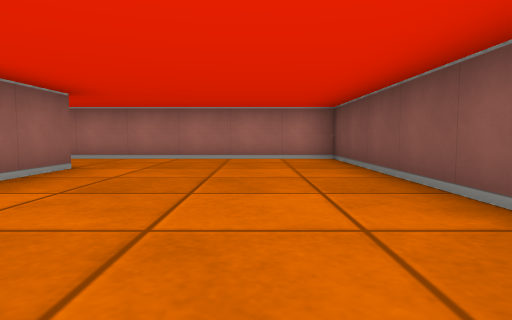
view 1 (above)

16 first-person views from a walk through a cub3D level. The camera is about half as high as the walls, tilts 4° down and sees 75° across. The floor is counted in squares. Each view is taken from the middle of a square. On the plan, view 1 faces up. The plan holds only what a view shows up to about 9 squares ahead; the rest is blank.

view 2
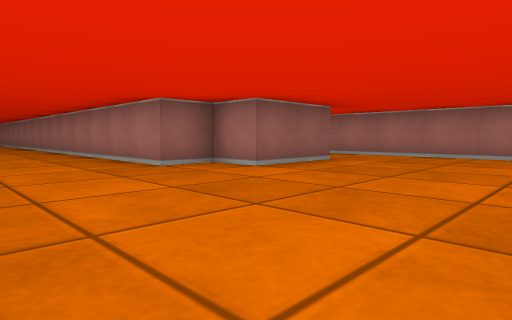

view 3
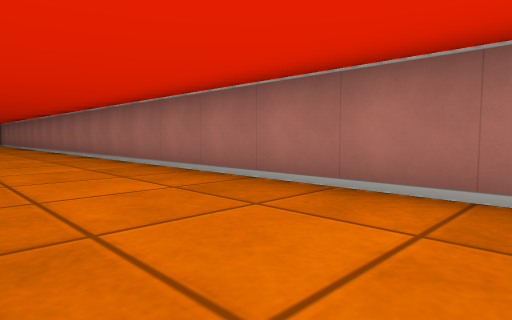

view 4
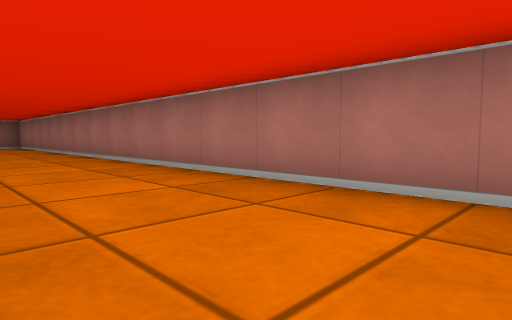

view 5
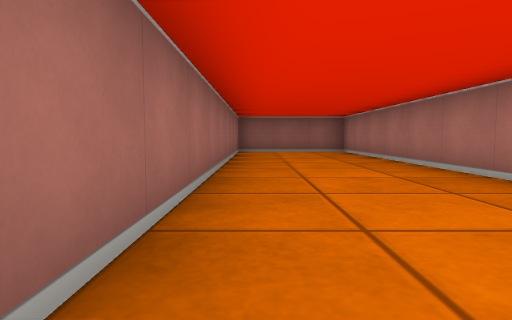

view 6
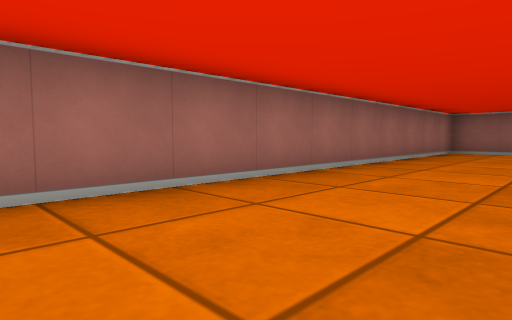

view 7
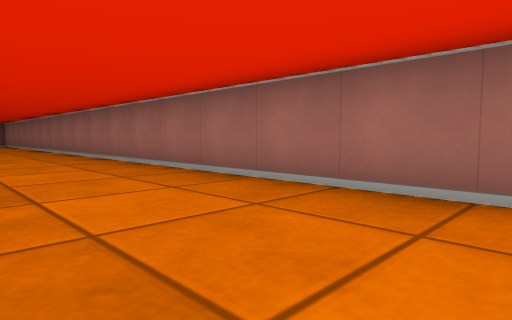

view 8
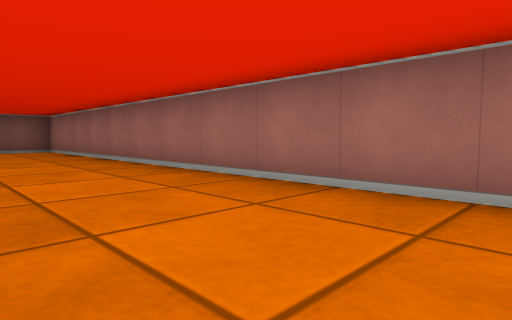

view 9
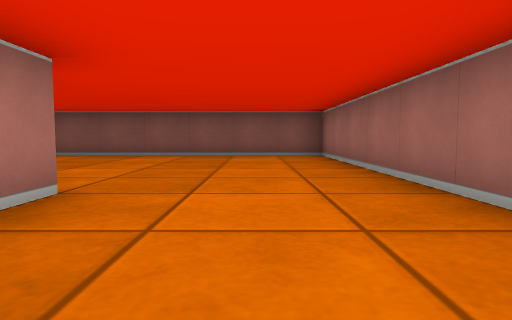

view 10
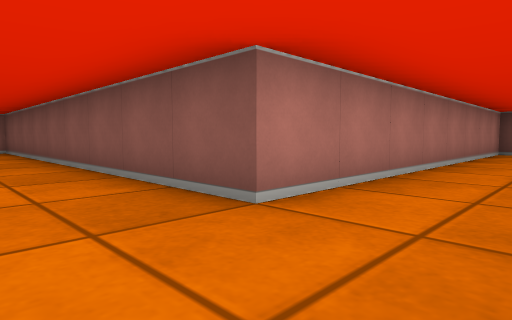

view 11
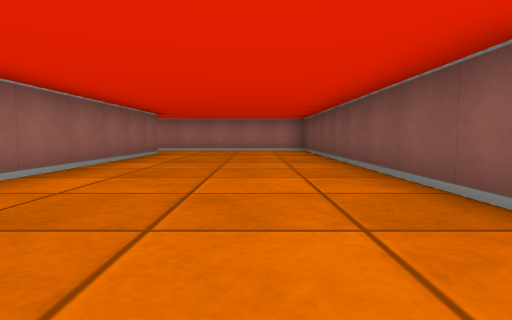

view 12
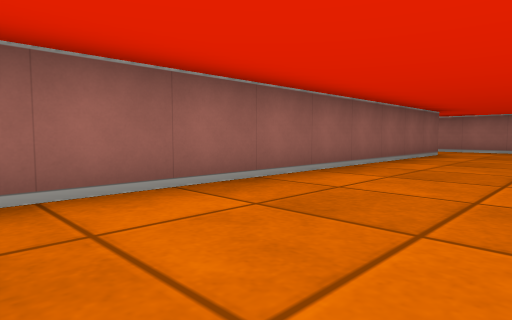

view 13
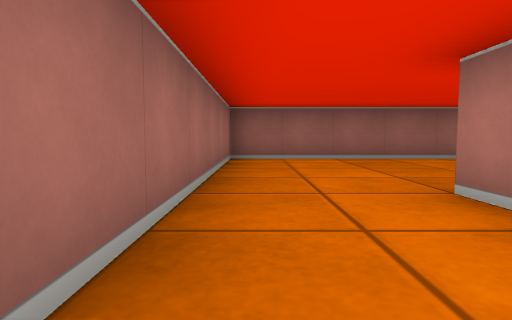

view 14
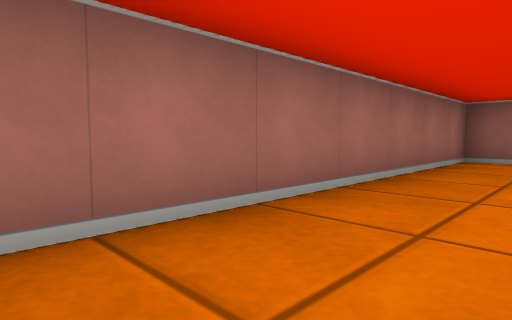

view 15
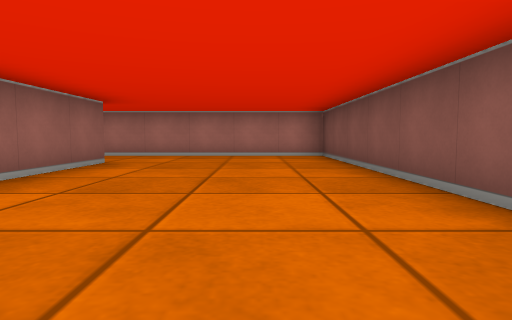

view 16
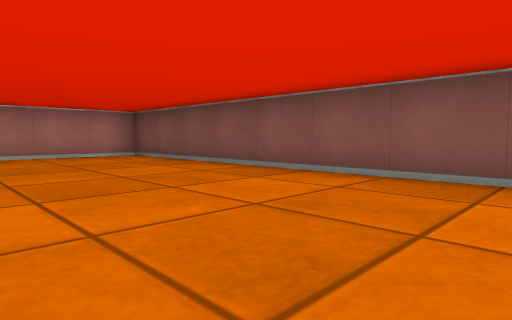

### Floor plan
Points are (right, up) in squares from view 1. A wall is a line through its corners. A room is listed if a view was taken in it or the views show most of it. See-through windows are left out.
Room 1 (views 1, 2, 3, 4, 5, 6, 7, 8, 9)
walls: (-2.5, 4.6) (-2.5, 2.5) (-3.5, 2.5) (-3.5, 1.5) (-23, 1.5); (-23.5, -0.2) (-23.5, -1.5) (1.5, -1.5) (1.5, 6.5) (-1.5, 6.5)
ways out: opening at (-2.5, 5.5) to room 2
Room 2 (views 10, 11, 12, 13, 14, 15, 16)
walls: (-10.5, 13.6) (-10.5, 4.5) (-4.1, 4.5); (-1.5, 6.5) (-6.5, 6.5) (-6.5, 15.5) (-9.5, 15.5)
ways out: opening at (-2.5, 5.5) to room 1; opening at (-10.5, 14.5)

Where each view was taken, in squares from view 1:
view 1: 0 up, 0 right, facing up
view 2: 1 down, 1 right, facing up-left
view 3: 1 down, 5 left, facing up-left
view 4: 1 down, 9 left, facing up-left
view 5: 1 down, 14 left, facing left
view 6: 1 up, 14 left, facing down-left
view 7: 1 up, 16 left, facing down-right
view 8: 1 up, 9 left, facing down-right
view 9: 0 up, 6 left, facing right
view 10: 5 up, 8 left, facing up-right
view 11: 5 up, 8 left, facing up
view 12: 5 up, 8 left, facing up-left
view 13: 5 up, 4 left, facing left
view 14: 6 up, 4 left, facing down-left
view 15: 8 up, 8 left, facing up
view 16: 8 up, 10 left, facing up-right
